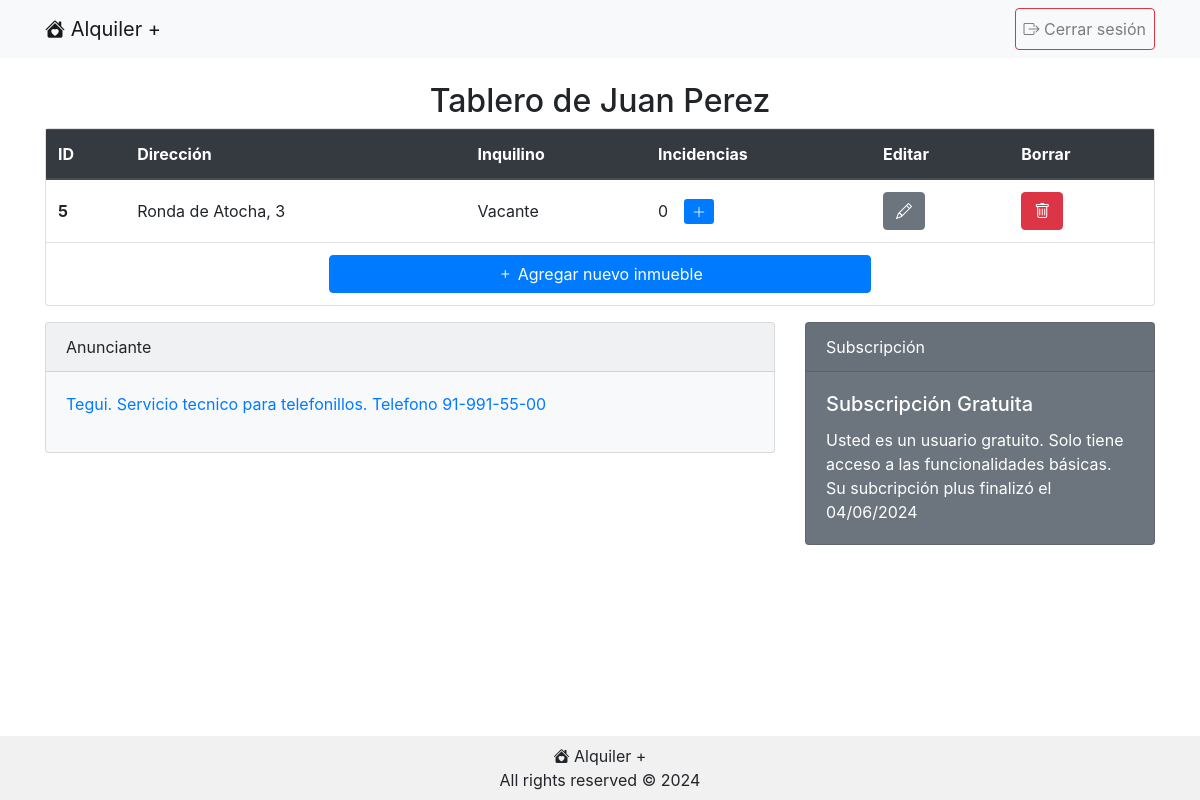
The app's page /tablero.php (signed in) with its own data.
### tables this page shows
CREATE TABLE `usuarios` (
  `id` int(11) NOT NULL,
  `nombre` tinytext NOT NULL,
  `apellido` tinytext NOT NULL,
  `email` varchar(255) NOT NULL,
  `contrasena_hash` text NOT NULL,
  `telefono` tinytext NOT NULL,
  `vencimiento_subscripcion` date NOT NULL DEFAULT current_timestamp(),
  `es_administrador` tinyint(1) NOT NULL DEFAULT 0
);

CREATE TABLE `inmuebles` (
  `id` int(11) NOT NULL,
  `direccion` text NOT NULL,
  `propietario_usuario_id` int(11) NOT NULL,
  `inquilino_usuario_id` int(11) NOT NULL
);

CREATE TABLE `publicidades` (
  `id` int(11) NOT NULL,
  `tipo` enum('fontaneria','electricidad','telefonillo','mobiliario','pagos','carpinteria','cerrajeria','pintura') NOT NULL,
  `contenido` text NOT NULL,
  `link` text NOT NULL,
  `coste_por_impresion` float NOT NULL,
  `coste_por_click` float NOT NULL
);

### class/Conexion.php (called while the page is built, shortened)
<?php
class Conexion {
    private static $host;
    private static $username;
    private static $password;
    private static $db;
    private static $dsn;
    private static $conexion = null;
    private static function inicializar() {
        if (self::$conexion === null) {
            self::$host = DB_HOST;
            self::$db = DB_NAME;
            self::$username = DB_USERNAME;
            self::$password = DB_PASSWORD;
            self::$dsn = "mysql:host=" . self::$host . ";dbname=" . self::$db . ";charset=utf8mb4";
            try {
                self::$conexion = new PDO(self::$dsn, self::$username, self::$password);
                self::$conexion->setAttribute(PDO::ATTR_ERRMODE, PDO::ERRMODE_EXCEPTION);
            } catch (PDOException $ex) {
                die("Error en la conexión con la bbdd: mensaje: " . $ex->getMessage());
            }
            return self::$conexion;
        }
    }
    public static function consulta($sql) {
        try {
            $stmt = self::$conexion->prepare($sql);
            $stmt->execute();
            $resultado = $stmt->fetchAll(PDO::FETCH_ASSOC);
            return $resultado;
        } catch (PDOException $ex) {
            die("Fallo la query: " . $ex->getMessage());
        }
    }
}

### class/Usuario.php (called while the page is built, shortened)
<?php
class Usuario {
    private $nombre;
    private $apellido;
    private $vencimientoSubscripcion;
    private $esAdministrador;
    private $inmuebles = array();
    public function __construct($nombre, $apellido, $email, $contrasenaHash, $telefono, $vencimientoSubscripcion=null, $esAdministrador=0, $inmuebles=null, $id=null) {
        if ($id != null) {
            $this->nombre = $nombre;
            $this->apellido = $apellido;
            $this->esAdministrador = $esAdministrador;
            $this->vencimientoSubscripcion = new DateTime($vencimientoSubscripcion);
            $this->inmuebles = $inmuebles;
        } else if ($id === null) {
            Conexion::consulta("INSERT INTO usuarios (nombre, apellido, email, contrasena_hash, telefono, vencimiento_subscripcion, es_administrador) VALUES ('".$nombre."', '".$apellido."', '".$email."', '".$contrasenaHash."', '".$telefono."', DATE_ADD(CURDATE(), INTERVAL 10 DAY), 0)");
        }
    }
    public function getNombre() {
        return $this->nombre;
    }
    public function getApellido() {
        return $this->apellido;
    }
    public function getVencimientoSubscripcion() {
        return $this->vencimientoSubscripcion;
    }
    public function getEsAdministrador() {
        return $this->esAdministrador;
    }
    public function getInmuebles() {
        return $this->inmuebles;
    }
    public static function obtenerUsuarioExistente($id) {
        $usuario = null;
        $consulta = Conexion::consulta("SELECT id, direccion, inquilino_usuario_id FROM inmuebles WHERE propietario_usuario_id=" . $id);
        $inmuebles = [];
        foreach ($consulta as $fila) {
            $inmueble = Inmueble::obtenerInmuebleExistente($fila["id"]);
            $inmuebles[] = $inmueble;
        }
        $consulta = Conexion::consulta("SELECT id, nombre, apellido, email, contrasena_hash, telefono, vencimiento_subscripcion, es_administrador FROM usuarios WHERE id=" . $id);
        foreach ($consulta as $fila) {
            $usuario = new Usuario($fila['nombre'], $fila['apellido'], $fila['email'], $fila['contrasena_hash'], $fila['telefono'], $fila['vencimiento_subscripcion'], $fila['es_administrador'], $inmuebles, $fila['id']);
        }
        return $usuario;
    }
}

### class/Inmueble.php (called while the page is built, shortened)
<?php
class Inmueble {
    private $id;
    private $direccion;
    private $inquilino;
    private $incidencias;
    public function __construct($direccion, $inquilino, $incidencias, $id=null, $usuario=null) {
        if ($id != null) {
            $this->id = $id;
            $this->direccion = $direccion;
            $this->inquilino = $inquilino;
            $this->incidencias = $incidencias;
        } else if ($id === null) {
            Conexion::consulta("INSERT INTO inmuebles (direccion, propietario_usuario_id) VALUES ('".$direccion."', ".$usuario->getId().")");
        }
    }
    public function getId() {
        return $this->id;
    }
    public function getDireccion() {
        return $this->direccion;
    }
    public function getInquilino() {
        return $this->inquilino;
    }
    public function getIncidencias() {
        return $this->incidencias?? [];
    }
    public static function obtenerInmuebleExistente($id) {
        $consulta = Conexion::consulta("SELECT id, tipo, titulo, descripcion, estado, usuario_id, fecha_y_hora FROM incidencias WHERE inmueble_id=" . $id);
        $incidencias = [];
        $consulta = Conexion::consulta("SELECT id, direccion, inquilino_usuario_id FROM inmuebles WHERE id=" . $id);
        foreach ($consulta as $fila) {
            $inmueble = new Inmueble($fila['direccion'], Usuario::obtenerUsuarioExistente($fila['inquilino_usuario_id']), $incidencias, $fila['id']);
        }
        return $inmueble;
    }
}

### class/Publicidad.php (called while the page is built, shortened)
<?php
class Publicidad  {
    public $id;
    public $contenido;
    public function __construct ($id, $tipo, $contenido, $link, $costePorImpresion, $costePorClick) {
        $this->id = $id;
        $this->contenido = $contenido;
    }
    public function getId () {
        return $this->id;
    }
    public function getContenido () {
        return $this->contenido;
    }
    public static function obtenerPublicidadAlAzar() {
        $consulta = Conexion::consulta("SELECT id, tipo, contenido, link, coste_por_impresion, coste_por_click FROM publicidades");
        $elegirFilaAleatoria = array_rand($consulta);
        $filaAleatoria = $consulta[$elegirFilaAleatoria];
        $publicidad = new Publicidad($filaAleatoria['id'], $filaAleatoria['tipo'], $filaAleatoria['contenido'], $filaAleatoria['link'], $filaAleatoria['coste_por_impresion'], $filaAleatoria['coste_por_click']);
        return $publicidad;
    }
}

### public/tablero.php (the view, shortened to what this page needs)
<?php
$usuario = Usuario::obtenerUsuarioExistente($_SESSION['usuarioId']);
$currentDate = new DateTime();
$currentDate->setTime(0, 0, 0);
$subscripto = ($usuario->getVencimientoSubscripcion() >= $currentDate);
$publicidad = Publicidad::obtenerPublicidadAlAzar();
?>
<!DOCTYPE html>
<html lang="es">
    <head>
<?php require '../include/head.php' ?>
    </head>
    <body>
        <?php require '../include/nav.php'; ?>
        <div class="contenido container mt-4 flex-grow-1">
            <h2 class="text-black text-center">Tablero de <?php echo"{$usuario->getNombre()} {$usuario->getApellido()}"?></h2>
            <div class="row">
            <div class="col-md-12 ml-auto">
            <div class="table-responsive">
            <div class="card mb-3">
            <table class="table table-hover mb-0">
                <thead class="thead-dark">
                    <tr>
                        <th scope="col">ID</th>
                        <th scope="col">Direcci&oacute;n</th>
                        <th scope="col">Inquilino</th>
                        <th scope="col">Incidencias</th>
                        <th scope="col">Editar</th>
                        <th scope="col">Borrar</th>
                    </tr>
                </thead>
                <tbody>
                    <?php
                        foreach ($usuario->getInmuebles() as $inmueble) {
                            ?>
                            <tr>
                                <th scope="row" class="align-middle"><?php echo $inmueble->getId(); ?></th>
                                <td class="align-middle"><?php echo $inmueble->getDireccion(); ?></td>
                                <td class="align-middle"><?php echo ($inmueble->getInquilino())? "{$inmueble->getInquilino()->getNombre()} {$inmueble->getInquilino()->getApellido()}" : "Vacante" ; ?></td>
                                <td class="align-middle"><?php echo count($inmueble->getIncidencias()); ?><a href="nueva_incidencia.php?inmuebleId=<?php echo $inmueble->getId(); ?>" class="edit-button btn-sm btn-primary ml-3"><i class="bi bi-plus-lg"></i></a></td>
                                <td class="align-middle"><a href="ce_inmueble.php?inmuebleId=<?php echo $inmueble->getId(); ?>" class="edit-button btn btn-secondary"><i class="bi bi-pencil"></i></a></td>
                                <td class="align-middle"><a href="borrar_inmueble.php?inmuebleId=<?php echo $inmueble->getId(); ?>" class="delete-button btn btn-danger" onclick="return confirm('Esta seguro que desea borrar este inmueble?');"><i class="bi bi-trash"></i></a></td>
                            <tr>
                        <?php }
                        if (!$subscripto && count($usuario->getInmuebles()) >= 3) {
                            ?> <tr><td colspan="6" class="text-center"><a href="#" class="btn btn-primary w-50 disabled"><i class="bi bi-plus"></i> Actualiza a Plus para agregar m&aacute;s inmuebles</a></td></tr> <?php
                        } else {
                            ?> <tr><td colspan="6" class="text-center"><a href="ce_inmueble.php" class="btn btn-primary w-50"><i class="bi bi-plus"></i> Agregar nuevo inmueble</a></td></tr> <?php
                        } ?>
                </tbody>
            </table>
            </div></div></div></div>
            <div class="row">
                <div class="<?php echo ($usuario->getEsAdministrador())? "col-md-5" : "col-md-8" ?> ml-auto">
                    <div class="card text-black bg-light mb-4">
                    <div class="card-header">Anunciante</div>
                    <div class="card-body">
                        <p>
                            <a href="visitar_publicidad.php?publicidadId=<?php echo $publicidad->getId()?>" target="_blank"><?php echo $publicidad->getContenido(); $publicidad->registrarImpresion($usuario); ?></a>
                        </p>
                    </div>
                    </div>
                </div>
                <div class="col-md-4 ml-auto">
                    <div class="card text-white <?php echo ($subscripto) ? "bg-success" : "bg-secondary" ?> mb-4">
                        <div class="card-header">Subscripci&oacute;n</div>
                        <div class="card-body">
                            <h5 class="card-title">Subscripci&oacute;n <?php echo ($subscripto) ? "Plus" : "Gratuita" ?></h5>
                            <p class="card-text">
                                <?php echo ($subscripto) ? "Usted es un usuario plus. Podr&aacute; utilizar todas las funciones de la plataforma hasta el " : "Usted es un usuario gratuito. Solo tiene acceso a las funcionalidades b&aacute;sicas. Su subcripci&oacute;n plus finaliz&oacute; el " ?>
                                <?php echo ($usuario->getVencimientoSubscripcion())->format("d/m/Y") ?>
                            </p>
                        </div>
                    </div>
                </div>
            </div>
        </div>
<?php require '../include/footer.php' ?>
    </body>
</html>

### public/css/estilos.css (style rules this page uses)
body { display: flex; flex-direction: column; min-height: 100vh; }

### records on screen
usuarios: nombre "Juan", apellido "Perez", vencimiento_subscripcion "04/06/2024"
inmuebles: id "5", direccion "Ronda de Atocha, 3", count($inmueble->getIncidencias()) "0"
publicidades: contenido "Tegui. Servicio tecnico para telefonillos. Telefono 91-991-55-00"
